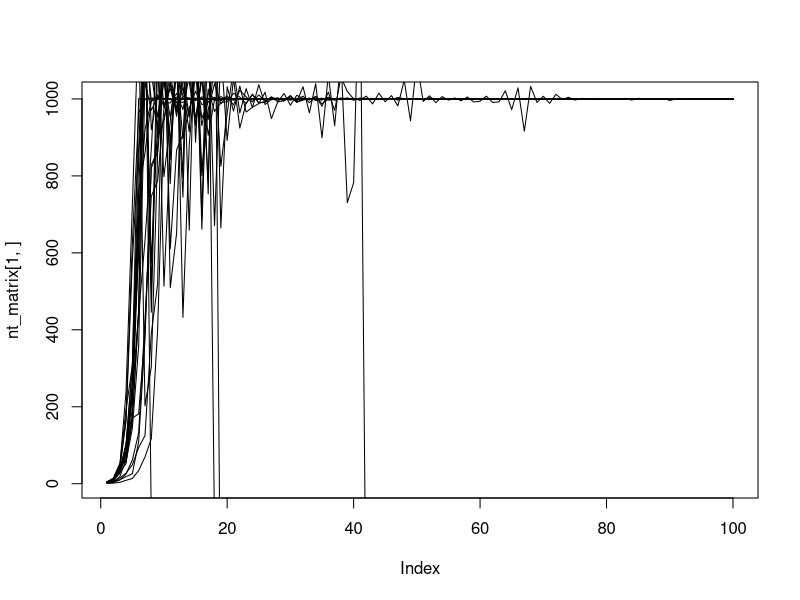

Source code (R): (Note: this script raises an error after producing the figure.)

r=2
k=1000
nt_matrix <- matrix(0,50,100)

for(l in 1:20)
{
nt=1
for (i in 1:100)
{
  delta_i <- r * nt* (1- nt/k)
  nt = nt + abs(rnorm(1, mean = 1, sd = .5))*delta_i
  nt_matrix[l,i] <- nt
}
}

plot(nt_matrix[1,], type = 'l')
for(z in 2:20)
{
lines(nt_matrix[z,], type = 'l')
}



ds
nt_ave_matrix <-matrix(0,1,25)
for (r in seq(.5,3, by = .001))
{
r=r
print(r)

k=1000
nt=1
nt_matrix <- matrix(0,1,500)
for (i in 1:500)
{
  delta_i <- r * nt* (1- nt/k)
  nt = nt + delta_i
  nt_matrix[1,i] <- nt
}
plot(nt_matrix[1,])
nt_ave_matrix[1,r]<-mean(nt_matrix[1,])
}

plot(nt_ave_matrix[1,])


###############################################################################
library(deSolve)

population=function(t,state,parameters){
  with(as.list(c(state,parameters)),{
    # rate of change
    dN=r*nt*(1-nt/k);
       list(c(dN))  
    }) 
}

times=seq(0,10,by=.01);    #i assume this is running it for 50 years
state=c(nt=1)
parameters =c(r=1, k=10)

sim=ode(y=state,times=times,func=population,parms=parameters);

#graphing the SIR model with demographics over 50 years

plot(sim)
